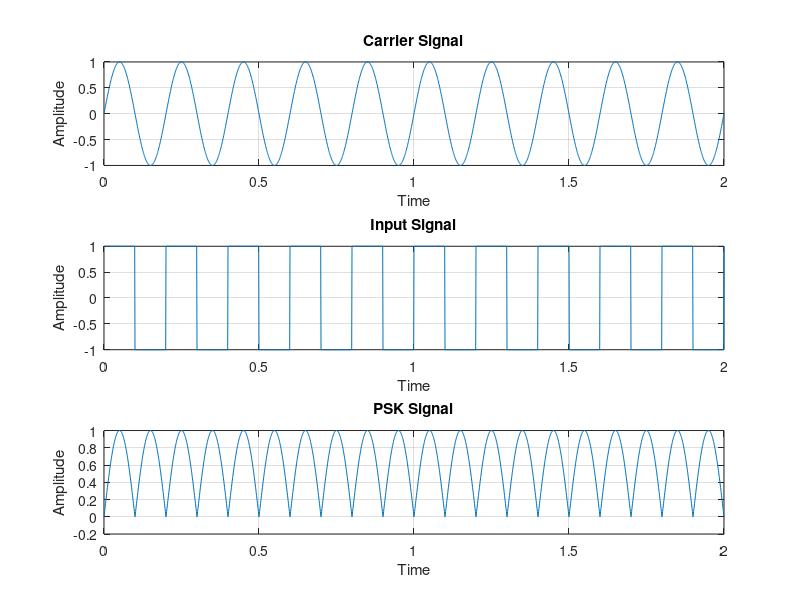

Recreate this plot in MATLAB.
clear all;
clc;
close all;

t=0:0.001:2;

fc=input('Carrier frequency: ');
fm=input('Input frequency: ');

A=1;
x=A.*sin(2*pi*fc*t);
u=A.*square(2*pi*fm*t);
v=x.*u;

subplot(3,1,1);
plot(t,x);
xlabel('Time');
ylabel('Amplitude');
title('Carrier Signal');

grid on;
subplot(3,1,2);
plot(t,u);
xlabel('Time');
ylabel('Amplitude');
title('Input Signal');

grid on;
subplot(3,1,3);
plot(t,v);
xlabel('Time');
ylabel('Amplitude');
title('PSK Signal');

grid on;
